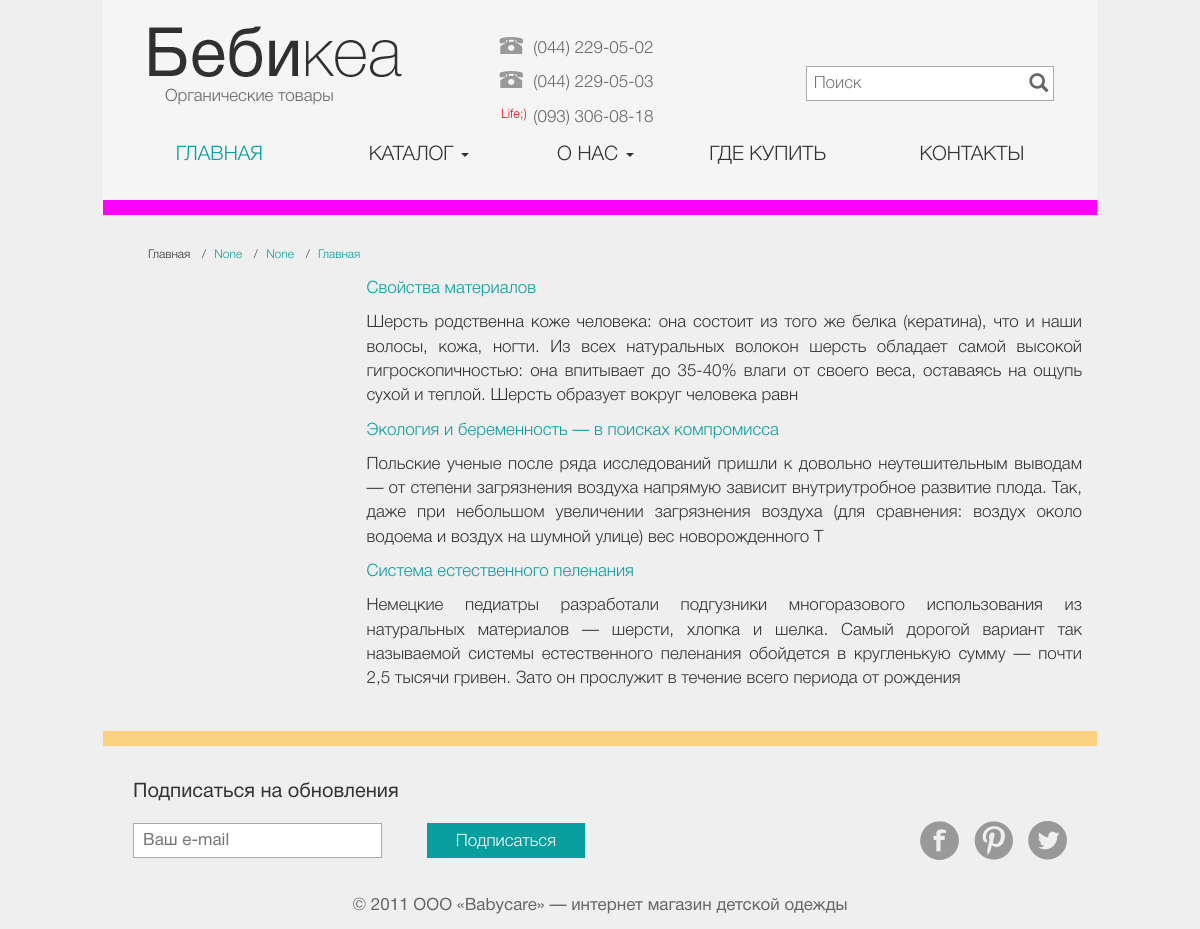
The app's page /articles/ with its own data.
### care/models.py (models this page shows, shortened)
class Article(models.Model):
    title = models.CharField(max_length=100)
    text = models.CharField(max_length=300)
    image = models.FileField(null=True, blank=True)
    date = models.DateTimeField('date published')
    page = models.ForeignKey(Pages, null=True, blank=True)
    hello = models.ManyToManyField(Task, blank=True)

class Pages(models.Model):
    title = models.CharField(max_length=100)
    def __str__(self):
        return self.title

### care/views.py (the view)
# urls.py: url(r'^articles/$', views.ArticleView.as_view(), name='article'),
class ArticleView(generic.ListView):
    template_name = 'care/articles.html'
    def get_queryset(self):
        return Article.objects.order_by('date')[:100]

### care/templates/care/articles.html (shortened to what this page needs)
{% extends 'care/index.html' %}
{% block content %}
    {% include 'care/templates/breadcrumb.html' %}
    {% for article in article_list %}
            <div class="row">
                <div class="col-md-3">
                </div>
                <div class="col-md-9">
                    <div>
                        <p class="title">{{ article.title }}</p>
                        <p>{{ article.text }}</p>
                    </div>
                </div>
            </div>
        {% endfor %}
{% endblock %}

### care/templates/care/templates/breadcrumb.html
<ol class="breadcrumb">
    <li><a href="/">Главная</a></li>
    {% for article in article_list %}
        <li class="active">{{ article.page }}</li>
    {% endfor %}
</ol>

### care/static/care/css/styles.css (style rules this page uses)
body { font-size: 24px; font-family: 'HelveticaNeueCyr-Roman', sans-serif; color: #666; height: 195px; width: 100%; max-width: 1024px; background: #efefef; background-size: contain; }
.breadcrumb { margin-bottom: 0 !important; padding-top: 20px; padding-left: 30px; background-color: inherit; }
.breadcrumb > li + li:before { font-size: 12px; padding: 0 5px; color: #333; content: "/\00a0"; }
.breadcrumb > li.active { font-family: 'HelveticaNeueCyr-Light', sans-serif; font-size: 12px; color: #079e9e; }
.breadcrumb > li > a { font-family: 'HelveticaNeueCyr-Light', sans-serif; font-size: 12px; color: #333; }
section > div.row:last-child { padding-bottom: 30px; }
section > div.row p { font-family: 'HelveticaNeueCyr-Light', sans-serif; font-size: 17px; color: #333; text-align: justify; }
section > div.row p.title { font-family: 'HelveticaNeueCyr-Light', sans-serif; font-size: 17px; color: #079e9e; text-decoration: none; cursor: default; }

### records on screen
Article: page "None", title "Свойства материалов", text "Шерсть родственна коже человека: она состоит из того же белка (кератина), что и наши волосы, кожа, ногти. Из всех натуральных волокон шерсть обладает самой высокой гигроскопичностью: она впитывает до 35-40% влаги от своего веса, оставаясь на ощупь сухой и теплой. Шерсть образует вокруг человека равн"
Article: page "None", title "Экология и беременность — в поисках компромисса", text "Польские ученые после ряда исследований пришли к довольно неутешительным выводам — от степени загрязнения воздуха напрямую зависит внутриутробное развитие плода. Так, даже при небольшом увеличении загрязнения воздуха (для сравнения: воздух около водоема и воздух на шумной улице) вес новорожденного Т"
Article: page "Главная", title "Система естественного пеленания", text "Немецкие педиатры разработали подгузники многоразового использования из натуральных материалов — шерсти, хлопка и шелка. Самый дорогой вариант так называемой системы естественного пеленания обойдется в кругленькую сумму — почти 2,5 тысячи гривен. Зато он прослужит в течение всего периода от рождения"
